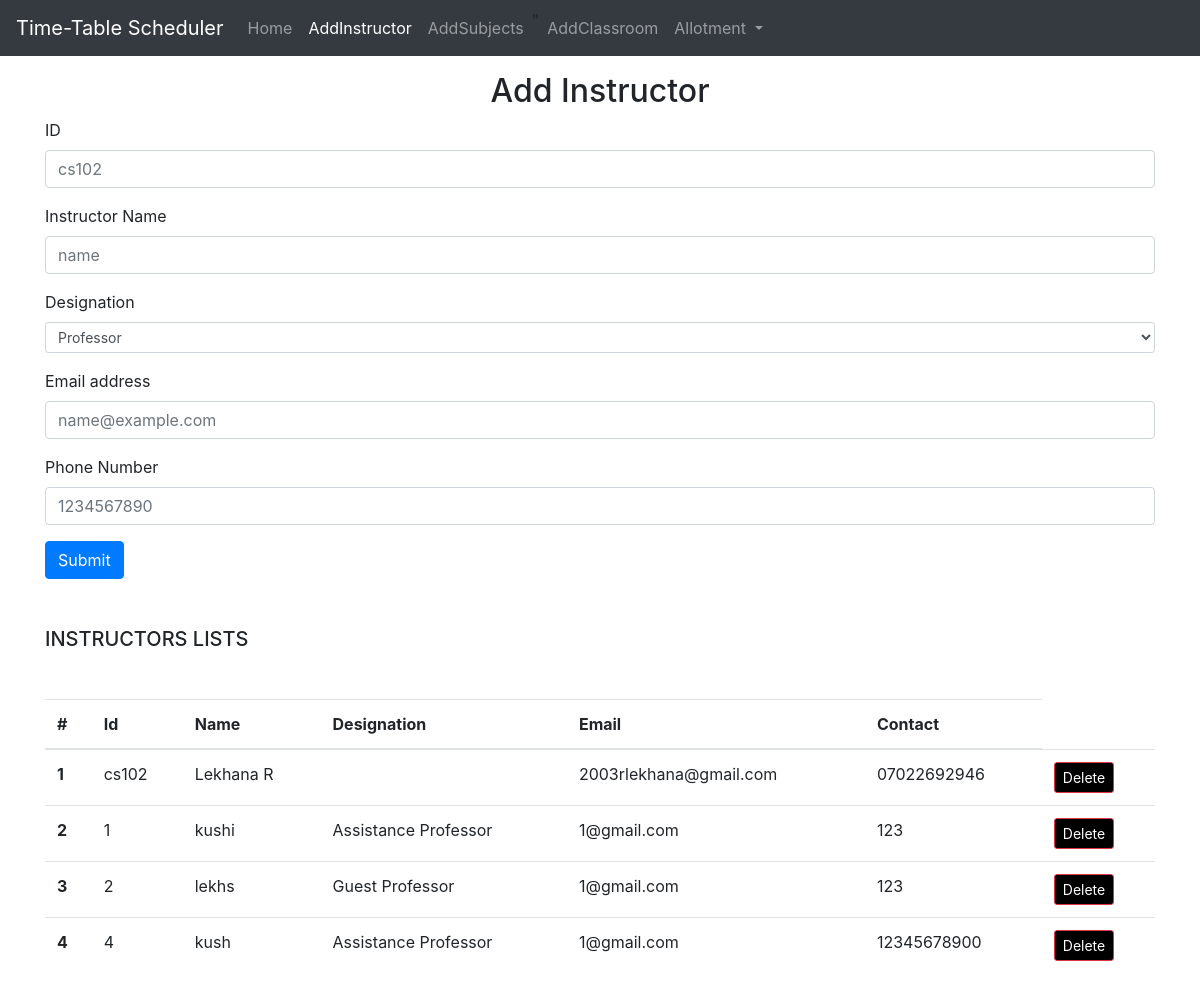
The page /addinstructor/ on the database as committed earlier.
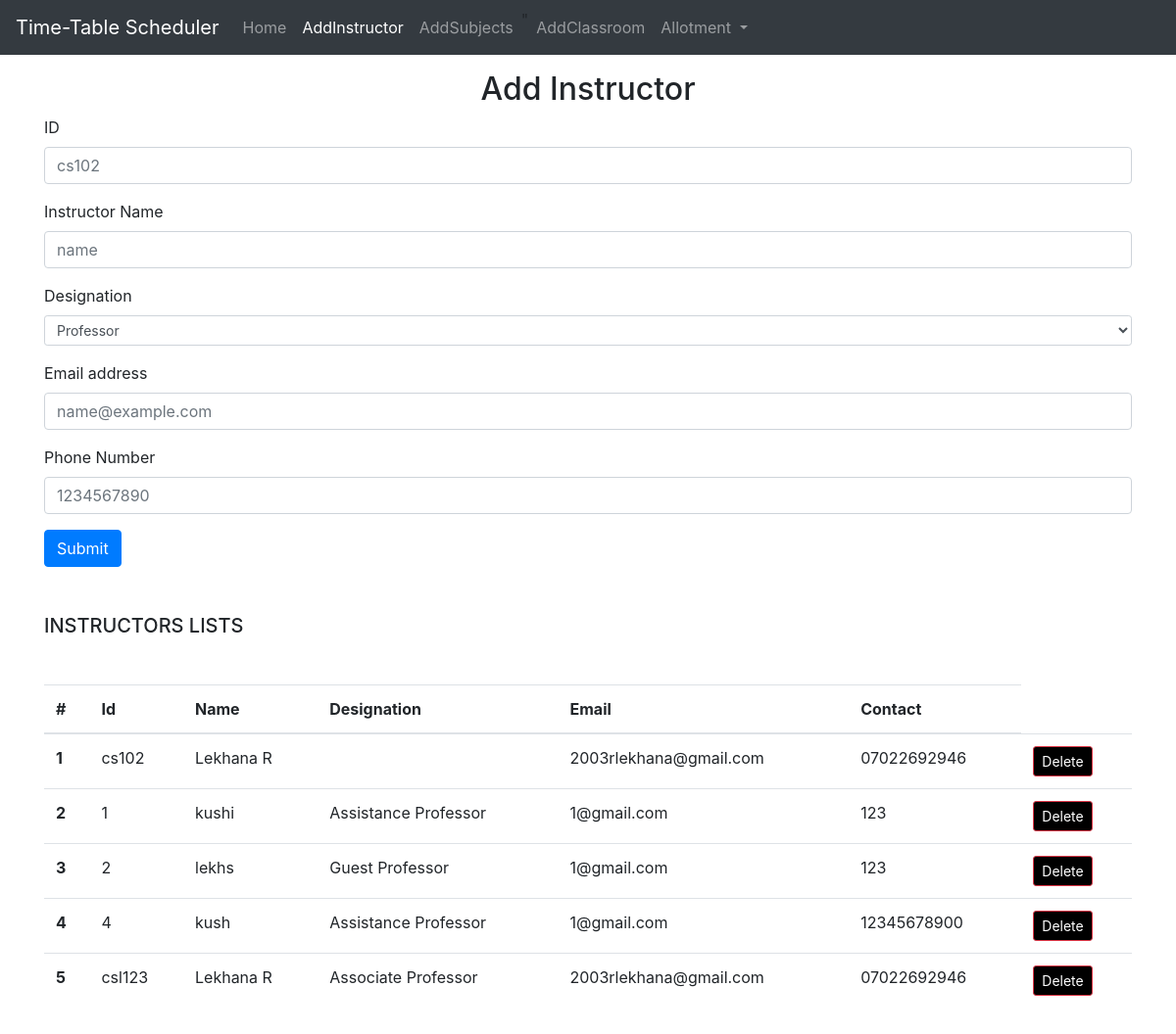
The same page on the database as committed later.
### home/models.py (models this page shows, shortened)
class Instructor(models.Model):
    instructorid = models.CharField(primary_key=True, max_length=10)
    name = models.CharField(max_length=100)
    designation = models.CharField(max_length=20, default='default_value')
    email = models.EmailField()
    phone = models.CharField(max_length=15)

### home/views.py (the view, shortened to what this page needs)
# urls.py: path('addinstructor/',views.addinstructor,name="addinstructor"),
def addinstructor(request):
    context = {'success': False}
    allinst = Instructor.objects.all()
    context['addinstructor'] = allinst
    return render(request, 'addinstructor.html', context)

### templates/addinstructor.html (shortened to what this page needs)
{% extends "base.html" %}
{% block addinstructoractive %}active{% endblock addinstructoractive %}
{% block body %}
    <div class= "container my-3">
        <h2 class="text-center">Add Instructor </h2>
        <form action="" method="post">
            <div class="form-group">
              <label for="name">ID</label>
              <input type="text" class="form-control" id="instructorid" name="instructorid" placeholder="cs102">
            </div>
            <div class="form-group">
              <label for="name">Instructor Name</label>
              <input type="text" class="form-control" id="name" name="name" placeholder="name">
            </div>
            <div class="form-group">
                <label for="designation">Designation</label>
                <select class="form-control form-control-sm" name="designation">
                    <option>Professor</option>
                </select>
                </div>
            <div class="form-group">
                <label for="exampleFormControlInput1">Email address</label>
                <input type="email" class="form-control" id="email" name="email" placeholder="name@example.com">
              </div>
              <div class="form-group">
                <label for="phone">Phone Number</label>
                <input type="phone" class="form-control" id="phone" name="phone" placeholder="1234567890">
              </div>
            <button type="submit" class="btn btn-primary">Submit</button>
          </form>
      </div>
      <div class="container my-5">
        <h5>INSTRUCTORS LISTS</h5>
        <table class="table my-5">
          <thead>
            <tr>
              <th scope="col">#</th>
              <th scope="col">Id</th>
              <th scope="col">Name</th>
              <th scope="col">Designation</th>
              <th scope="col">Email</th>
              <th scope="col">Contact</th>
            </tr>
          </thead>
          <tbody>
          {% for instructor in addinstructor %}
    <tr>
      <th scope="row">{{ forloop.counter }}</th>
      <td>{{ instructor.instructorid }}</td>
      <td>{{ instructor.name }}</td>
      <td>{{ instructor.designation}}</td>
      <td>{{ instructor.email }}</td>
      <td>{{ instructor.phone}}</td>
      <td>
        <form action="{% url 'delete-instructor' instructor.instructorid %}" method="post">
          <button type="submit" class="btn btn-danger btn-sm" style="background-color:black">Delete</button>
        </form>
      </td>
      </tr>
      {% endfor %}
    </tbody>
        </table>
      </div>
    {% endblock body %}

Rows that differ between the two databases and show on the page:
added Instructor: instructorid "csl123", name "Lekhana R", designation "Associate Professor", email "2003rlekhana@gmail.com", phone "07022692946"
